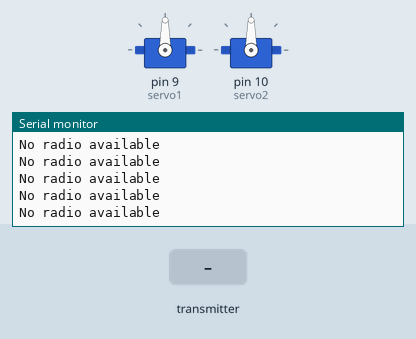
Bench run of a sketch on a simulated Arduino Uno, built with avr-gcc and run on an emulated ATmega328P. Parts: 2 × servo, the last lines printed to the serial monitor. Inputs (shaded band) come from the test bench. No radio packets arrive unless stated.

Above: at 2.2 s.
2.3 s: the transmitter starts sending joystick.0 = 0
At 2.45 s:
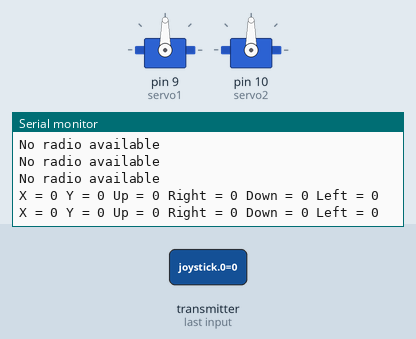
4.0 s: the transmitter starts sending joystick.0 = 256
At 4.14 s:
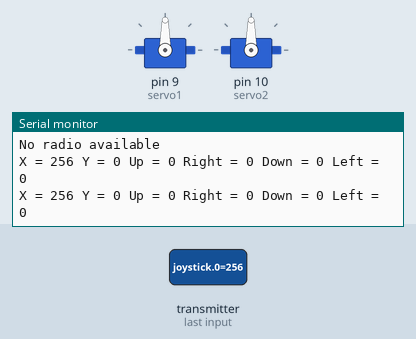

Measured:
- after the input at 2.3 s, the serial monitor: prints a new line after 0.08 s (image 1)
- after the input at 4.0 s, the serial monitor: prints a new line after 0.07 s (image 2)

The sketch:

odbiornik.ino
```cpp
#include <SPI.h>
#include <nRF24L01.h>
#include <RF24.h>
#include <Servo.h>
/*-----( Declare Constants and Pin Numbers )-----*/
#define CE_PIN 9
#define CSN_PIN 10

// NOTE: the "LL" at the end of the constant is "LongLong" type
const uint64_t pipe = 0xE8E8F0F0E1LL; // Define the transmit pipe
const int servo1 = 9; // first servo
const int servo2 = 10; // second servo
int servoVal; // variable to read the value from the analog pin

Servo myservo1; // create servo1
Servo myservo2; // create servo2
/*-----( Declare objects )-----*/
RF24 radio(CE_PIN, CSN_PIN); // Create a Radio
/*-----( Declare Variables )-----*/
int joystick[6];  // 6 element array holding Joystick readings

void setup()   /****** SETUP: RUNS ONCE ******/
{
  Serial.begin(9600);
  delay(1000);
  myservo1.attach(servo1); // attaches the servo1
  myservo2.attach(servo2); // attaches the servo2
  Serial.println("Nrf24L01 Receiver Starting");
  radio.begin();
  radio.openReadingPipe(1,pipe);
  radio.startListening();;
}//--(end setup )---


void loop()   /****** LOOP: RUNS CONSTANTLY ******/
{
  if ( radio.available() )
  {
    // Read the data payload until we've received everything
    bool done = false;
    while (!done)
    {
      done = radio.read( joystick, sizeof(joystick[2]) );

      // the four button variables from joystick array
      int upbut = joystick[2];
      int rightbut = joystick[3];
      int downbut = joystick[4];
      int lefttbut = joystick[5];


      Serial.print("X = ");

      Serial.print(joystick[0]);
      Serial.print(" Y = ");

      Serial.print(joystick[1]);
      Serial.print(" Up = ");

      Serial.print(joystick[2]);
      Serial.print(" Right = ");

      Serial.print(joystick[3]);
      Serial.print(" Down = ");

      Serial.print(joystick[4]);
      Serial.print(" Left = ");

      Serial.println(joystick[5]);

     delay(15); // waits for the servo to get there
    }
  }
  else
  {
      Serial.println("No radio available");
  }

}//--(end main loop )---
```
